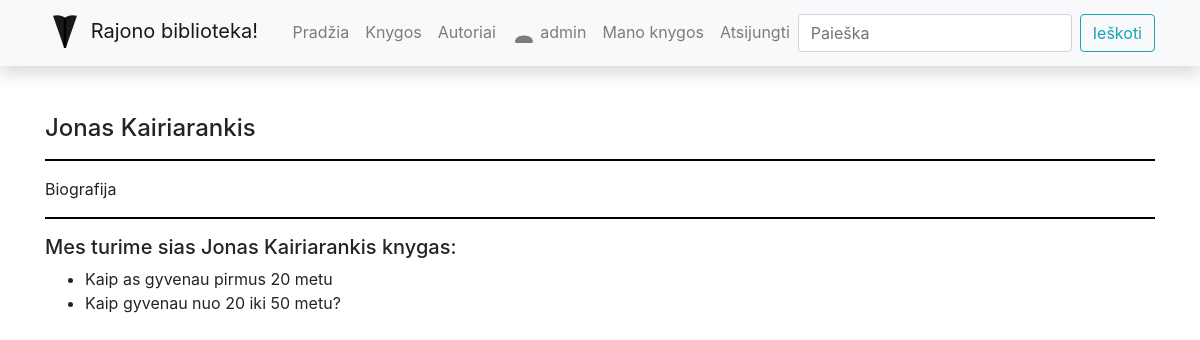
The page /library/authors/1 (signed in) on the database its author committed.
### library/models.py (models this page shows, shortened)
class Author(models.Model):
    first_name = models.CharField('Vardas', max_length=100)
    last_name = models.CharField('Pavarde', max_length=100)
    description = HTMLField()
    def display_books(self):
        return ', '.join([book.title for book in self.books.all()[:3]])
    display_books.short_description = "Knygos"
    class Meta:
        ordering = ['last_name', 'first_name']
        verbose_name = "Autorius"
        verbose_name_plural = "Autoriai"

class Book(models.Model):
    title = models.CharField('Pavadinimas', max_length=200)
    author = models.ForeignKey('Author', on_delete=models.SET_NULL, null=True, related_name='books')
    summary = models.TextField('Aprasymas', max_length=1000, help_text='Trumpas knygos aprasymas')
    isbn = models.CharField('ISBN', max_length=13)
    genre = models.ManyToManyField(Genre, help_text='Isrinkite zanra knygai')
    cover = models.ImageField('Virselis', upload_to='covers', null=True, blank=True)
    def display_genre(self):
        return '; '.join([genre.name for genre in self.genre.all()])
    display_genre.short_description = 'Zanras'
    class Meta:
        verbose_name = "Knyga"
        verbose_name_plural = "Knygos"

### library/views.py (the view)
# urls.py: path('authors/<int:author_id>', views.author, name='author-detail'),
def author(request, author_id):
    single_author = get_object_or_404(Author, pk=author_id)  # pk - primary key
    return render(request, 'author.html', {'author': single_author})  # {'author':single_author] - context

### library/templates/author.html
{% extends "base.html" %}
{% block content %}
<div>
  <h4>{{author.first_name}} {{author.last_name}}</h4>
  <hr/>
  <p>{{author.description | safe }}</p>
  <hr/>
  <h5>Mes turime sias {{author.first_name}} {{author.last_name}} knygas: </h5>
  <ul>
    {%  for book_obj in author.books.all %}
    <li> {{book_obj.title}} </li>
    {% endfor %}
  </ul>
</div>
{% endblock %}

### library/templates/base.html (shortened to what this page needs)
<!DOCTYPE html>
<html lang="en">
<head>
    <link
            rel="stylesheet"
            href="https://stackpath.bootstrapcdn.com/bootstrap/4.1.3/css/bootstrap.min.css"
    />
    <link
            rel="stylesheet"
            href="https://cdnjs.cloudflare.com/ajax/libs/font-awesome/4.7.0/css/font-awesome.min.css"
    />
    {% load static %}
    <link rel="stylesheet" href="{% static 'css/styles.css' %}"/>
</head>
<body>
<nav
        class="navbar navbar-expand-lg navbar-light bg-light static-top mb-5 shadow"
>
    <div class="container">
        <a class="navbar-brand" href="#">
            Rajono biblioteka!</a
        >
        <div class="collapse navbar-collapse" id="navbarResponsive">
            <ul class="navbar-nav ml-auto">
                <li class="nav-item">
                    <a class="nav-link" href="{% url 'index' %}">Pradžia</a>
                </li>
                <li class="nav-item">
                    <a class="nav-link" href="{% url 'books' %}">Knygos</a>
                </li>
                <li class="nav-item">
                    <a class="nav-link" href="{% url 'authors' %}">Autoriai</a>
                </li>
                {% if user.is_authenticated%}
                <li class="nav-item"><a class="nav-link" href="{% url 'profilis'%}">
                    {{ user.get_username }}</a></li>
                <li class="nav-item"><a class="nav-link" href="{% url 'my-borrowed' %}">Mano knygos</a></li>
                <li class="nav-item"><a class="nav-link" href="{% url 'logout'%}">Atsijungti</a></li>
                {% endif %}
            </ul>
            <form
                    class="form-inline my-2 my-lg-0"
                    action="{% url 'search' %}"
                    method="get"
            >
                <input
                        class="form-control mr-sm-2"
                        type="search"
                        placeholder="Paieška"
                        aria-label="Search"
                        name="query"
                />
                <button class="btn btn-outline-info my-2 my-sm-0" type="submit">
                    Ieškoti
                </button>
            </form>
        </div>
    </div>
</nav>
<div class="container">{% block content %}{% endblock %}</div>
</body>
</html>

### library/static/css/styles.css (style rules this page uses)
hr { width: 100%; background-color: black; height: 1px; border-color : transparent; }

### rows shown on the page
Author: first_name "Jonas", last_name "Kairiarankis", description "Biografija"
Book: title "Kaip as gyvenau pirmus 20 metu"
Book: title "Kaip gyvenau nuo 20 iki 50 metu?"

### other values the page prints
{{ user.get_username }} "admin"
